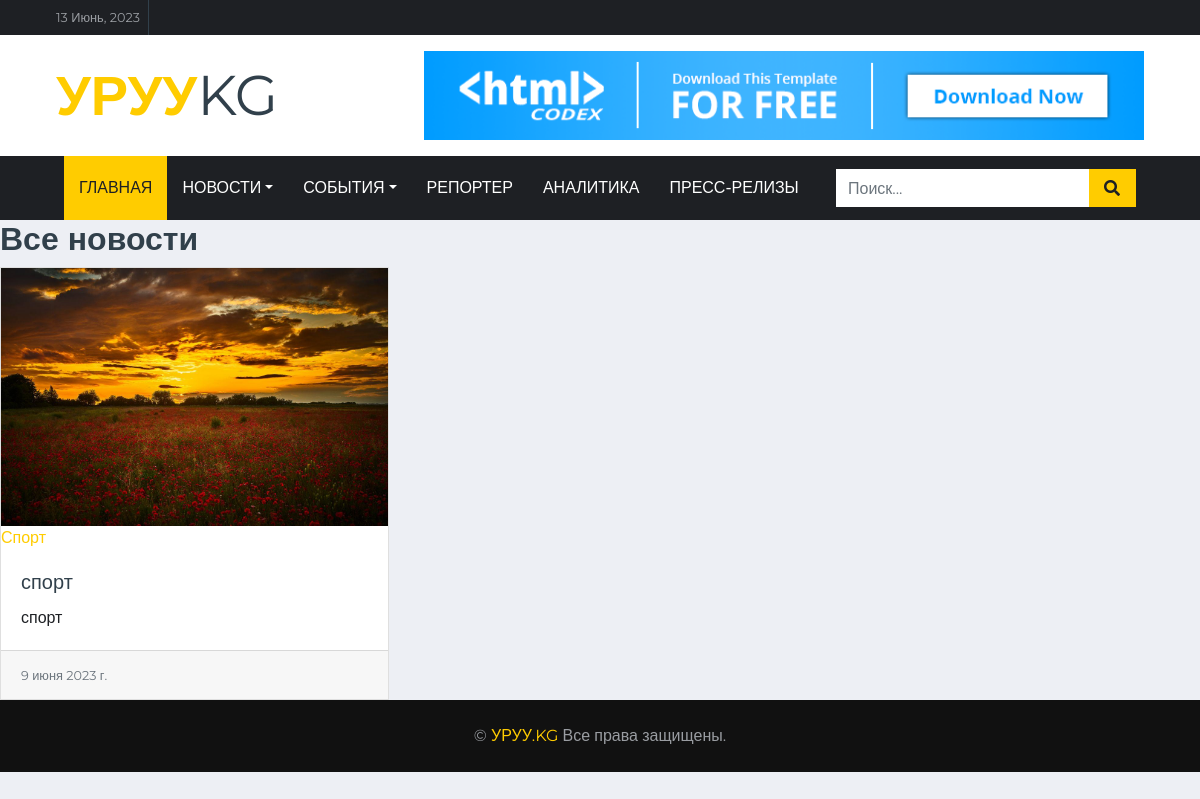
The app's page /sport/all with its own data.
### app/models.py (models this page shows, shortened)
class Post(models.Model, HitCountMixin):
    title = models.CharField(max_length=225)
    overview = RichTextField()
    category = models.ForeignKey("Category", on_delete=models.CASCADE, blank=True, null=True)
    created_date = models.DateField(auto_now_add=False)
    image = models.ImageField(upload_to='newsImage/', blank=True, null=True)
    description = models.TextField(default='')
    top_news = models.BooleanField(default=False)
    class Meta:
        ordering = ['-created_date']
        verbose_name = "Новости"
        verbose_name_plural = "Новости"

class Category(models.Model):
    title = models.CharField(max_length=200)
    class Meta:
        verbose_name = "Категория"
        verbose_name_plural = "Категория"

### app/views.py (the view)
# urls.py: path('sport/all', sport_list),
def sport_list(request):
    news = Post.objects.filter(category=3)
    return render(request, 'sport.html', {'news': news})

### app/templates/sport.html
{% extends 'base.html' %}
{% block page_content %}
{% load static %}
<h2>Все новости</h2>
<div class="row text-dark">
       {% for item in news %}
    <a href="/post/{{item.id}}">
      <div class="col-md-4">
          <div class="card-deck">
        <div class="card">
              <img src="{{ item.image.url }}" class="card-img-top" alt="...">
          <a href="#">{{ item.category.title }}</a>
            <div class="card-body">
                <a href="/post/{{item.id}}"><h5 class="card-title">{{ item.title }}</h5></a>
                <p class="card-text">{{ item.description }}</p>
            </div>
             <div class="card-footer">
                 <small class="text-muted">{{ item.created_date }}</small>
            </div>
        </div>
    </div>
      </div></a>
{% endfor %}
</div>
     {% endblock %}

### records on screen
Post: image (picture), category "Спорт", title "спорт", description "спорт", created_date "9 июня 2023 г."

### other values on screen
{{ current_date }} "13 Июнь, 2023"
